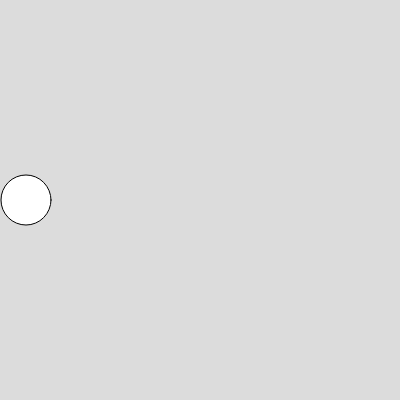
Frame 1 (no input)
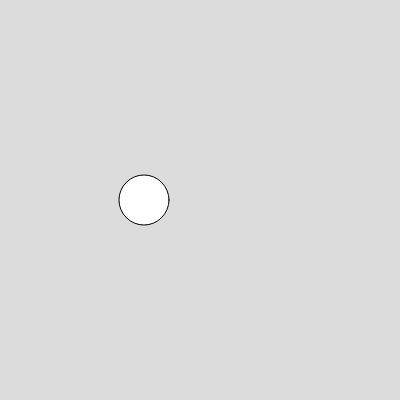
Frame 60 (no input)
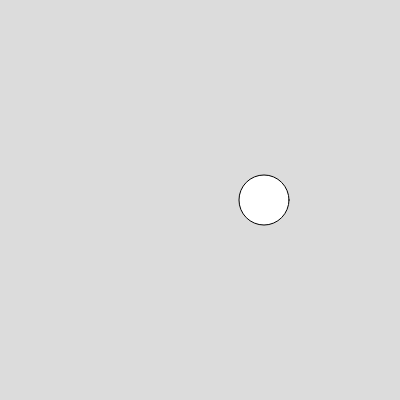
Frame 120 (the mouse pressed at the canvas centre since frame 60)

The p5.js sketch that drew these frames (run headless with seeded random() and noise() and a simulated clock; from frame 60 on, the mouse is pressed at the canvas centre):

// p5.js sketch
// ── sketch.js
// Bouncing Ball Across X Axis

let x = 26;
let dx = 2;
let d = 50;

let canvasX = 400;
let canvasY = 400;

function setup() {
  createCanvas(canvasX, canvasY);
}

function draw() {
  background(220);
  circle(x, height/2, d);
  if (x>=width-d/2 || x<=0+d/2){
    dx = dx*-1;
  }
  x+=dx;
}
